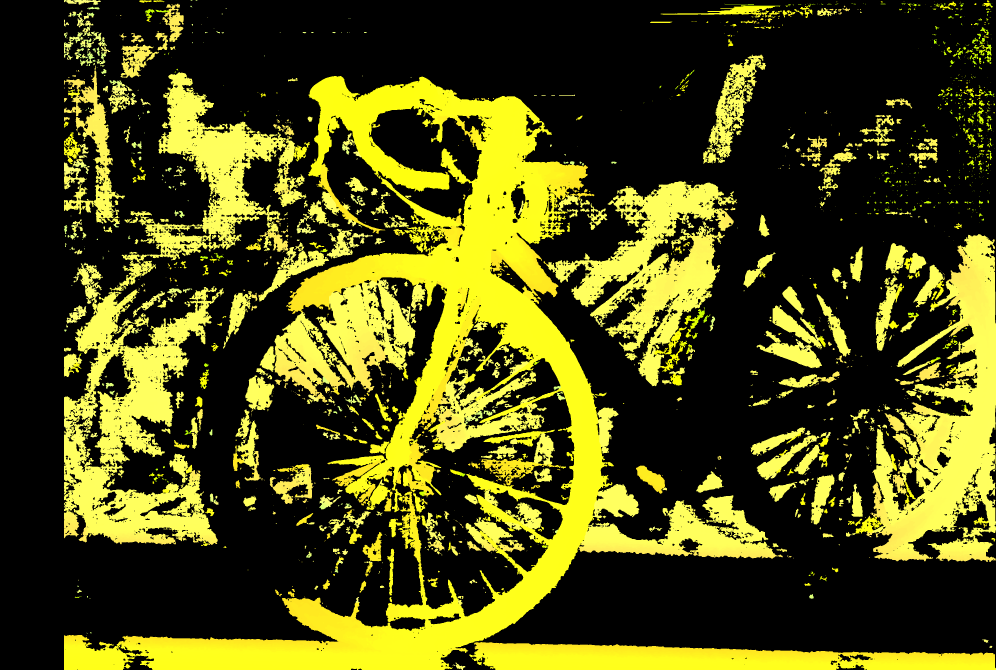
#> input picture main/down/img_0_uint8_2008x2988x3.png, 2988 x 2008 px, given in place of video.mp4, which was not available (shown at 1/3 size)
$ python Live.py
#> lines starting #> are read from the running program, lines starting #| are printed output that depends on the picture; after the words box and inside, x2 and y2 are one past the last pixel; in counts of white or black regions, pixels touching at a corner belong together; pictures that were not available may be replaced by others from this repository, and a replacement may not be noted
### main/tools/hsv.py
import cv2
import numpy as np
# import imutils
import math
from config import BASELINE, ALPHA, MASK_HSV

MORPH_K = np.ones((5,5), np.uint8)
import sys
import os

sys.path.append(os.path.dirname(os.path.dirname(__file__)))
from tools.detection import find_circles, find_depth, find_object

def add_HSV_filter(frame: np.ndarray, blur_factor: int = 7, mask: np.ndarray | None = None) -> np.ndarray:
    """Binary mask isolating the target object via HSV thresholding."""

    # Blur image to reduce noise
    blur = cv2.GaussianBlur(frame, (blur_factor, blur_factor), 0)

    # Convert BGR -> HSV
    hsv = cv2.cvtColor(blur, cv2.COLOR_BGR2HSV)

    # HSV ranges
    # Change according to your object color
    mask = cv2.inRange(
        hsv,
        mask[0],
        mask[1]
    )

    mask = cv2.morphologyEx(mask, cv2.MORPH_OPEN, MORPH_K, iterations=1)
    mask = cv2.morphologyEx(mask, cv2.MORPH_CLOSE, MORPH_K, iterations=2)

    return mask


# =========================================================
# MAIN PROGRAM
# =========================================================

# Stereo camera baseline distance [cm]


# [88 lines left out: function main, not called in this run]

# [2 lines that do not run on import are left out]

### main/tools/detection.py
import cv2
import numpy as np
from config import MIN_AREA

# [81 lines left out: functions crop_cord, segmentation, find_circles, not called in this run]

def find_object(frame: np.ndarray, mask: np.ndarray):
    """
    Locate the largest masked contour and draw it on *frame*.

    Returns
    -------
    center : (cx, cy) or None
    bbox   : [[x1, y1], [x2, y2]] or None
    """

    contours, _ = cv2.findContours( mask.copy(), cv2.RETR_EXTERNAL, cv2.CHAIN_APPROX_SIMPLE )
    # contours = imutils.grab_contours(contours)

    # center = None
    if not contours:
        return None, None

    # If contour exists
    # if len(contours) > 0:

    # Largest contour
    largest_contour = max(contours, key=cv2.contourArea)

    if cv2.contourArea(largest_contour) < MIN_AREA:
        return None, None

    x, y, w, h = cv2.boundingRect(largest_contour)

    center = (x + w // 2, y + h // 2)

    cv2.rectangle(frame, (x, y), (x + w, y + h), (0, 255, 255), 2)

    cv2.circle(frame, center, 5, (0,0,0), -1)

    return center, [[x, y], [x+w, y+h]]

# [36 lines left out: function find_depth, not called in this run]

### main/tools/disparity_map.py
import cv2
import numpy as np

from config import (
    MODE,

    FOCAL_LENGTH,
    BASELINE,
    DISPARITY_OFFSET,

    LEFT_IMAGE,
    RIGHT_IMAGE )


# =========================
# SGBM CONFIG
# =========================
stereo = cv2.StereoSGBM_create(
    minDisparity      = 0,
    numDisparities    = 16 * 8,     # 192 — must be divisible by 16
    blockSize         = 5,
    P1                = 8  * 3 * 5 ** 2,
    P2                = 32 * 3 * 5 ** 2,
    disp12MaxDiff     = 1,
    uniquenessRatio   = 10,
    speckleWindowSize = 100,
    speckleRange      = 32,
    mode              = cv2.STEREO_SGBM_MODE_SGBM,   # faster than default MODE_HH
)

def disparity_n_depth_map(
    left:    np.ndarray,
    right:   np.ndarray,
    colored: bool = False,
    scale:   float = 0.8,
    gray: bool = False

):
    """
    Compute disparity and metric depth map.

    Speed knobs
    -----------
    scale : resize both frames before SGBM, then upscale result back.
            0.5 => ~4x fewer pixels -> big FPS boost with small quality loss.
    """
    h, w = left.shape[:2]

    if gray:
        left = cv2.cvtColor(left, cv2.COLOR_BGR2GRAY)
        right = cv2.cvtColor(right, cv2.COLOR_BGR2GRAY)
    if scale != 1.0:
        dsize  = (int(w * scale), int(h * scale))
        left = cv2.resize(left, dsize, interpolation=cv2.INTER_LINEAR)
        right = cv2.resize(right, dsize, interpolation=cv2.INTER_LINEAR)

    disparity = stereo.compute(left, right).astype(np.float32) / 16.0

    if scale != 1.0:
        disparity = cv2.resize(disparity, (w, h), interpolation=cv2.INTER_LINEAR)
        disparity /= scale

    # ── Depth ──────────────────────────────────────────────────────────────────
    valid_mask = disparity > 0
    depth = np.zeros_like(disparity, dtype=np.float32)
    depth[valid_mask] = (FOCAL_LENGTH * BASELINE) / (
        disparity[valid_mask] + DISPARITY_OFFSET
    )
    depth[~np.isfinite(depth)] = 0

    # Normalize disparity for display
    disparity_display = cv2.normalize(
        disparity,
        None,
        0,
        255,
        cv2.NORM_MINMAX
    ).astype(np.uint8)

    if colored:
        # Apply color map
        disparity_display = cv2.applyColorMap(
            disparity_display,
            cv2.COLORMAP_JET
        )


    return disparity_display, depth

# [35 lines left out: function automatic_grabcut, not called in this run]

### main/Live.py
from time import time
import cv2
import numpy as np
# import matplotlib.pyplot as plt
# import imutils
# import math
from tools.disparity_map import disparity_n_depth_map, automatic_grabcut
# from PSMNet_dis import disparity_n_depth_map_psmnet as disparity_n_depth_map
from tools.hsv import add_HSV_filter
from tools.detection import find_object, find_depth
from tools.extras import masked_percentile_depth
# from tools.segmentation import segment, kmeans_mask, kmeans_segmentation, kmeans_segmentation_batch

from tools.config import (
    MODE,

    FOCAL_LENGTH,
    BASELINE,
    DISPARITY_OFFSET,
    ALPHA,
    MASK_HSV,

    LEFT_IMAGE,
    RIGHT_IMAGE
)
MASK_HSV = [(99,52,69), (161,199,255)]


# =========================================================
# MAIN PROGRAM
# =========================================================

# Open left and right cameras
cap = cv2.VideoCapture("assest/video.mp4")
frame_count=0
time_start=time()

while True:
    frame_count+=1
    ret, frame = cap.read()
#> frame is the input picture: shape (2008, 2988, 3); mean B, G, R 19.6, 76.8, 77.6
    if not ret:
        break

    h, w = frame.shape[:2]
    half = w // 2

    frame_left = frame[:, :half]
    frame_right = frame[:, half:]
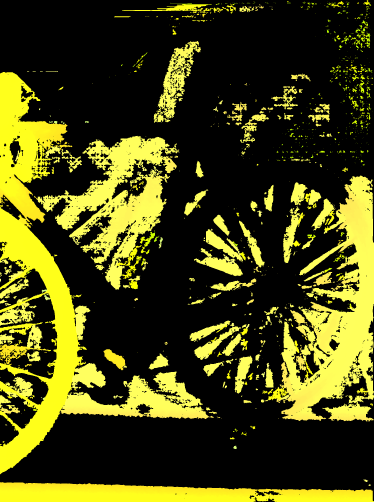
#> frame_right: shape (2008, 1494, 3) (shown at 1/4 size); mean B, G, R 18.7, 71.4, 72.1
    # frame_right = cap_right.copy()
    # frame_left = cap_left.copy()

    # # If capture failed
    # if ret_right == False or ret_left == False:
    #     break

    # =====================================================
    # HSV FILTERING
    # =====================================================

    mask_right = add_HSV_filter(frame_right, 7, MASK_HSV)
    mask_left = add_HSV_filter(frame_left, 7,MASK_HSV)

    # ano_mask2 = kmeans_segmentation_batch(frame_right)
    # annoted_frame, ano_mask2 = segment(frame_right)

    # Apply masks
    # res_right = cv2.bitwise_and( frame_right, frame_right, mask=mask_right )
    # res_left = cv2.bitwise_and( frame_left, frame_left, mask=mask_left )

    # =====================================================
    # OBJECT DETECTION
    # =====================================================

    circles_right, corr_r = find_object(frame_right, mask_right)
#> in find_object, `contours, _ = cv2.findContours( mask.copy(), cv2.RETR_EXTERNAL, cv2.CH..`: contours = []
    circles_left, corr_y = find_object(frame_left, mask_left)

    disparity_map, depth_map = disparity_n_depth_map(frame_left, frame_right, True)
#> in disparity_n_depth_map, `valid_mask = disparity > 0`:
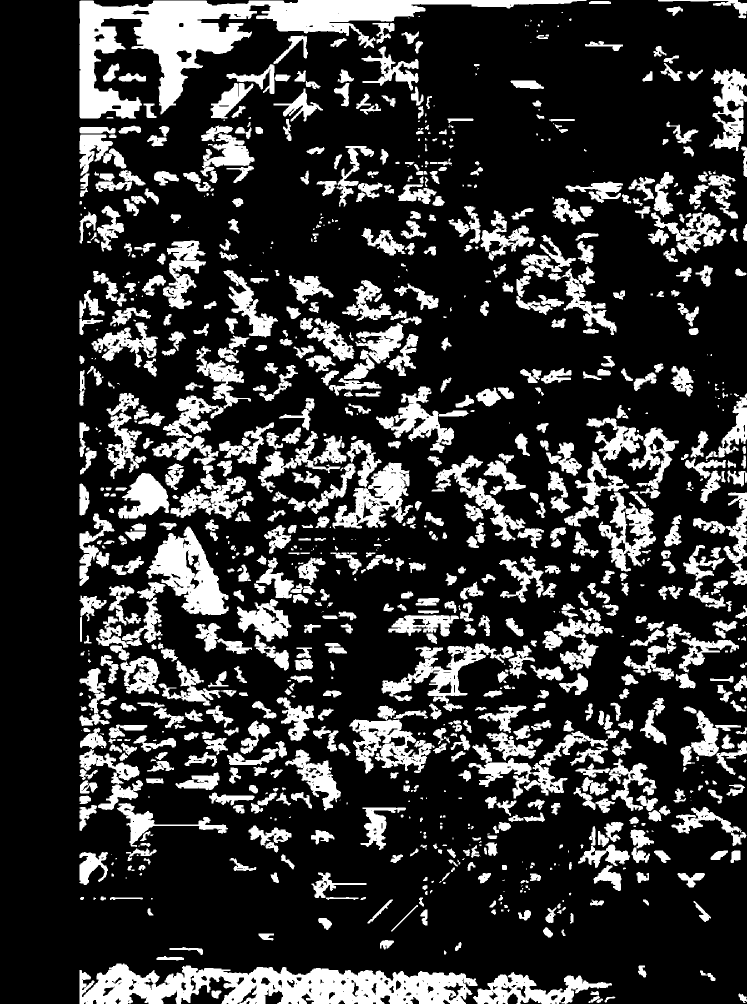
#> valid_mask: shape (2008, 1494) bool (shown at 1/2 size); 21% white; 1015 white regions (213 under 20 px), largest, box (x1, y1, x2, y2) and area: (159, 0, 1173, 237) 59275, (159, 1927, 955, 2008) 40480, (293, 1053, 458, 1230) 13823
#> in disparity_n_depth_map, `depth[valid_mask] = (FOCAL_LENGTH * BASELINE) / ( disparity[valid_mask..`:
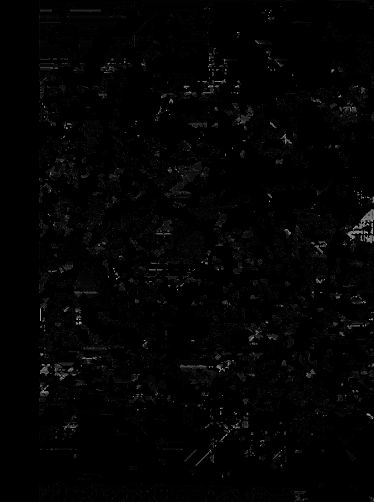
#> depth: shape (2008, 1494) float32 (shown at 1/4 size); min 0, max 5999.6, mean 75.2; drawn with min black and max white
#> in disparity_n_depth_map, `disparity_display = cv2.applyColorMap( disparity_display, cv2.COLORMAP..`:
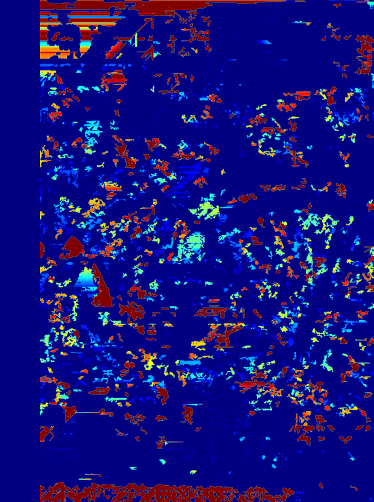
#> disparity_display: shape (2008, 1494, 3) (shown at 1/4 size); mean B, G, R 124.7, 16.7, 19.9


    # print(depth_map.shape)


    # =====================================================
    # DEPTH CALCULATION
    # =====================================================

    if circles_right is None or circles_left is None:

        cv2.putText( frame_right, "TRACKING LOST", (75,50), cv2.FONT_HERSHEY_SIMPLEX, 0.7, (0,0,255), 2)
        cv2.putText( frame_left, "TRACKING LOST", (75,50), cv2.FONT_HERSHEY_SIMPLEX, 0.7, (0,0,255), 2)
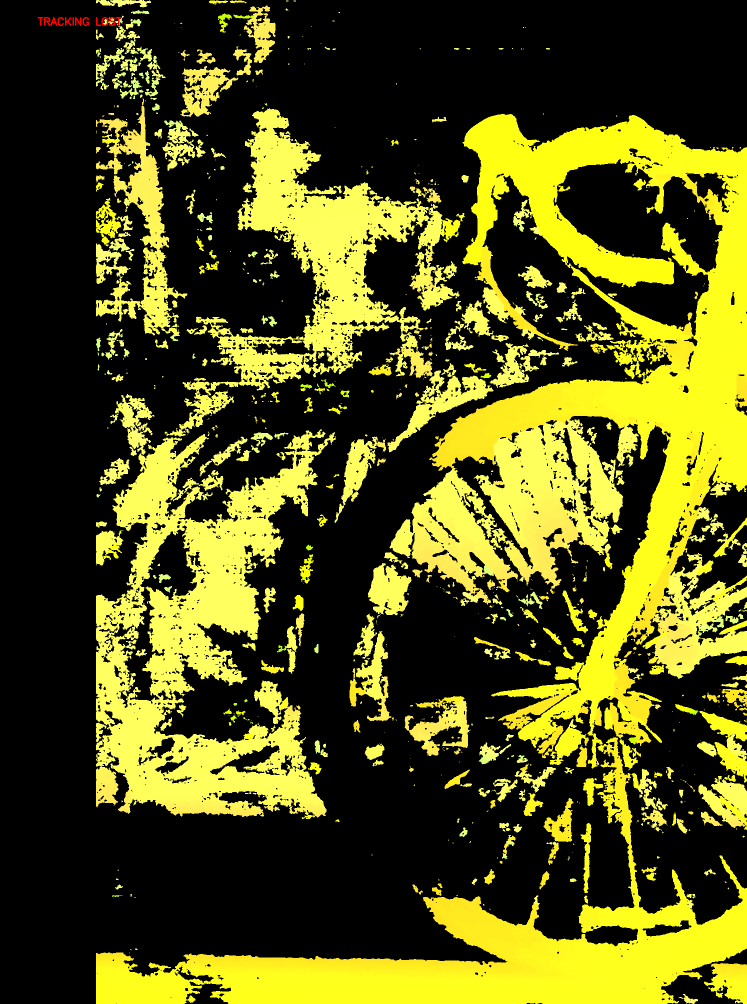
#> frame_left: shape (2008, 1494, 3) (shown at 1/2 size); mean B, G, R 20.5, 82.1, 83.3

    else:

        # Compute depth
        depth = find_depth( circles_right, circles_left, frame_right, frame_left, BASELINE, ALPHA)
        mask_right = automatic_grabcut(frame_right, mask_right)
        depth = masked_percentile_depth(depth_map, mask_right, corr_r, 50)
        # Show tracking
        cv2.putText( frame_right, "TRACKING", (75,50), cv2.FONT_HERSHEY_SIMPLEX, 0.7, (124,252,0), 2)
        cv2.putText( frame_left, "TRACKING", (75,50), cv2.FONT_HERSHEY_SIMPLEX, 0.7, (124,252,0), 2 )

        # Show depth
        cv2.putText( frame_right, "Distance: " + str(round(depth,2) if depth else "NaN" ) + " cm", (200,50), cv2.FONT_HERSHEY_SIMPLEX, 0.7, (124,252,0), 2 )
        cv2.putText( frame_left, "Distance: " + str(round(depth,2) if depth else "NaN") + " cm", (200,50), cv2.FONT_HERSHEY_SIMPLEX, 0.7, (124,252,0), 2 )

        print("Depth:", depth)

    # =====================================================
    # SHOW WINDOWS
    # =====================================================

    cv2.imshow("RIGHT CAMERA", frame_right)
    # cv2.imshow("LEFT CAMERA", frame_left)

    cv2.imshow("MASK RIGHT", mask_right)
    # [9 lines of commented-out code are left out]
    if cv2.waitKey(1) & 0xFF == ord('q'):
#> (key q is pressed here)
        time_diff = time()-time_start
        print(f"\n#| ====================\n#| FRAME DATA\n#|\n#| TOTAL FRAMES: {frame_count}\n#| TOTAL TIME: {time_diff}\n#| FPS: {frame_count/time_diff:.2f}\n#| ====================")
        break


# =========================================================
# CLEANUP
# =========================================================

# cap_right.release()
# cap_left.release()

cv2.destroyAllWindows()

$ run again, on main/down/img_1_uint8_2008x2988x3.png
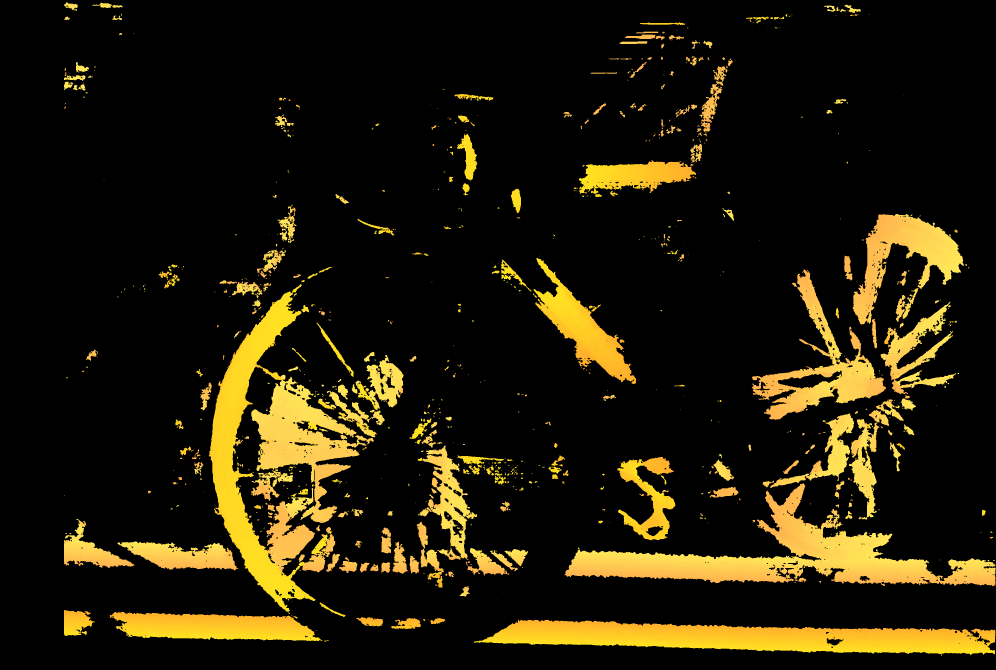
#> input picture main/down/img_1_uint8_2008x2988x3.png, 2988 x 2008 px, given in place of video.mp4, which was not available (shown at 1/3 size)
#> frame is the input picture: shape (2008, 2988, 3); mean B, G, R 8.5, 27.5, 34
#> hsv: shape (2008, 1494, 3); mean H, S, V 4.5, 38.7, 39.5
#> mask: shape (2008, 1494); every value is 0
#> hsv: shape (2008, 1494, 3); mean H, S, V 3.6, 30.2, 28.5
#> contours = []
#> in disparity_n_depth_map, `valid_mask = disparity > 0`:
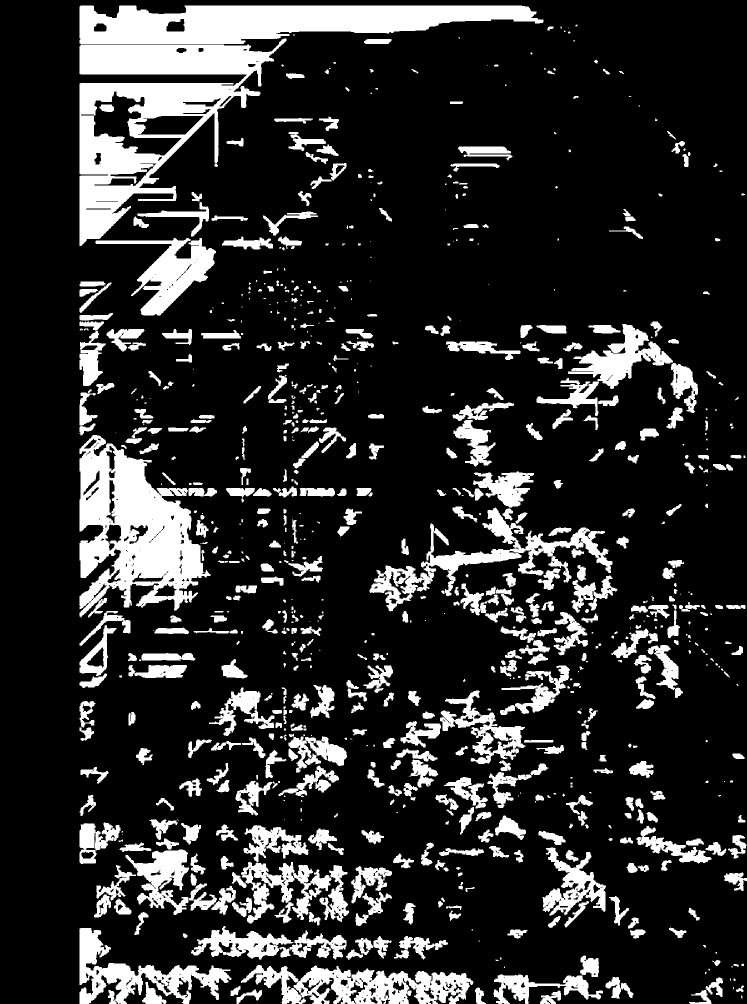
#> valid_mask: shape (2008, 1494) bool (shown at 1/2 size); 17.3% white; 850 white regions (228 under 20 px), largest, box (x1, y1, x2, y2) and area: (159, 77, 573, 492) 65585, (159, 870, 421, 1235) 50994, (159, 11, 1087, 88) 49284
#> `cv2.putText( frame_left, "TRACKING LOST", (75,50), cv2.FONT_HERSHEY_SI..`:
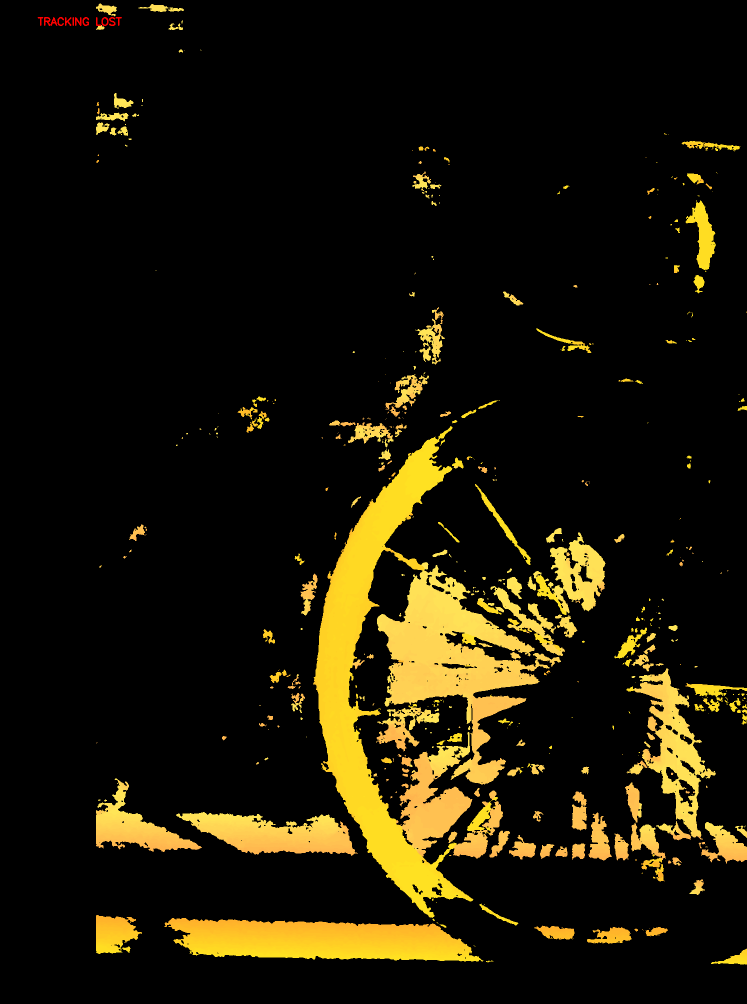
#> frame_left: shape (2008, 1494, 3) (shown at 1/2 size); mean B, G, R 6.9, 23.4, 28.6
